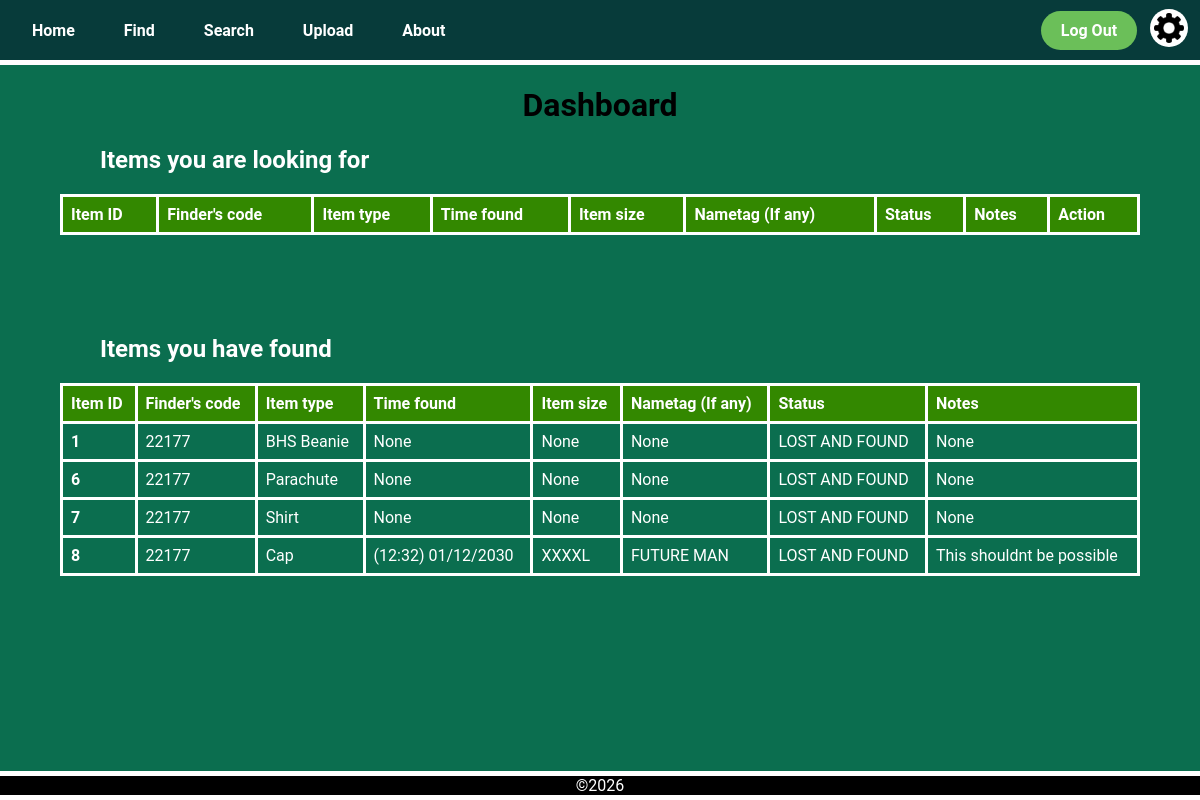
Page /dashboard (signed in) on the earlier database version.
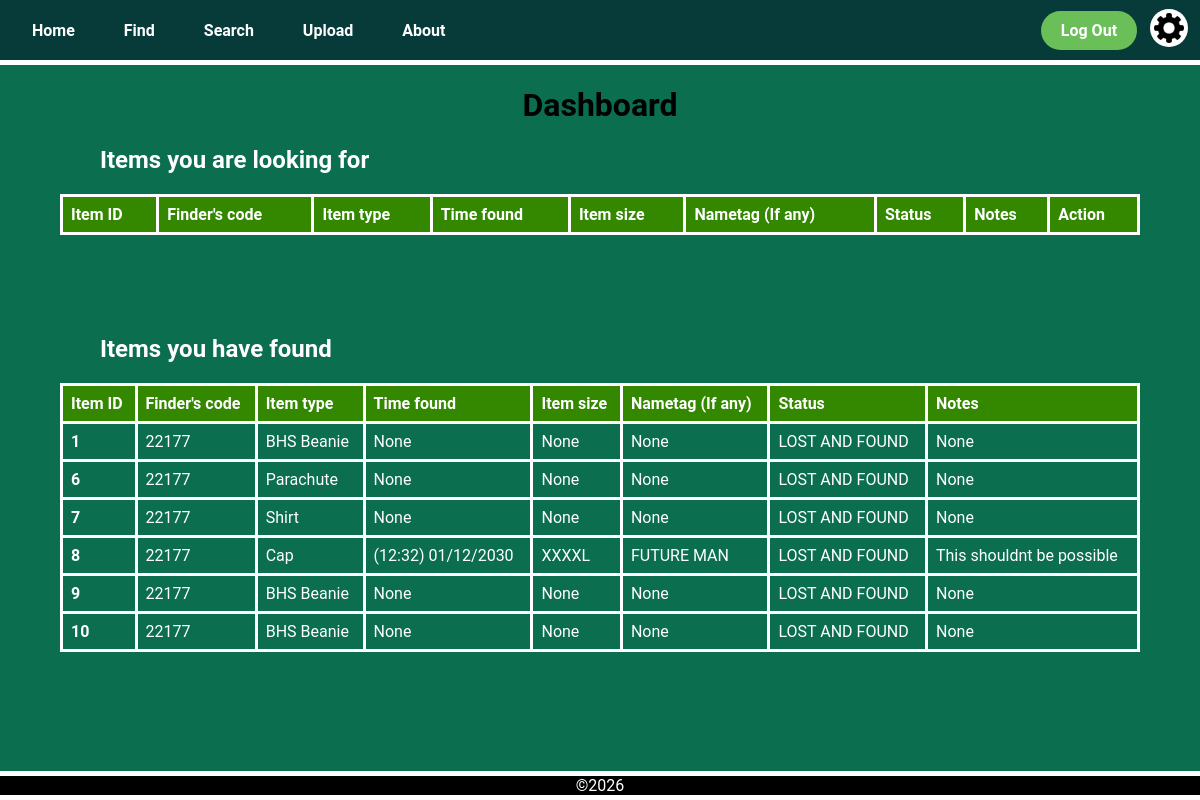
Same page on the later database version.
### app.py (models this page shows)
class LostItem(db.Model):
    __tablename__ = 'lost_item'
    item_id = db.Column(db.Integer, primary_key=True)
    finder_id = db.Column(db.Integer, db.ForeignKey('user.user_id'))
    item_type = db.Column(db.String(50))
    time_found = db.Column(db.String(50))
    size = db.Column(db.String(50))
    nametag = db.Column(db.String(50))
    status = db.Column(db.String(50))
    notes = db.Column(db.String(50))
    colours = db.relationship('Colour', secondary='lostitem_colour', backref='lost_items')

### app.py (the view)
@app.route('/dashboard', methods=['POST', 'GET'])
@login_required
def dashboard():
    lost_items = LostItem.query.filter_by(finder_id=current_user.school_code, status='LOOKING FOR').all()
    lost_and_found_items = LostItem.query.filter_by(finder_id=current_user.school_code,
                                                    status='LOST AND FOUND').all()
    print(current_user.is_authenticated)
    return render_template('dashboard.html',
                           title='Dashboard',
                           lost_items=lost_items,
                           lost_and_found_items=lost_and_found_items,
                           user_name = (f'{current_user.first_name} {current_user.last_name}'))

### app.py (called while the page is built)
@login_manager.user_loader
def load_user(user_id):
    return User.query.get(int(user_id))

@app.context_processor
def inject_variables():
    return dict(show_footer=True,
                logged_in = current_user.is_authenticated)

### templates/dashboard.html (shortened to what this page needs)
{% extends "layout.html" %}
{% block content %}
<h1 class="title">
    Dashboard
</h1>
<table class="item_info_table">
  <h2 class="sub_heading">Items you are looking for</h2>
    <tr>
      <th class="item_info_header">Item ID</th>
      <th class="item_info_header">Finder's code</th>
      <th class="item_info_header">Item type</th>
      <th class="item_info_header">Time found</th>
      <th class="item_info_header">Item size</th>
      <th class="item_info_header">Nametag (If any)</th>
      <th class="item_info_header">Status</th>
      <th class="item_info_header">Notes</th>
      <th class="item_info_header">Action</th>
    </tr>
</table>
<table class="item_info_table">
  <h2 class="sub_heading">Items you have found</h2>
    <tr>
      <th class="item_info_header">Item ID</th>
      <th class="item_info_header">Finder's code</th>
      <th class="item_info_header">Item type</th>
      <th class="item_info_header">Time found</th>
      <th class="item_info_header">Item size</th>
      <th class="item_info_header">Nametag (If any)</th>
      <th class="item_info_header">Status</th>
      <th class="item_info_header">Notes</th>
    </tr>
    {% for item in lost_and_found_items %}
    <tr class="item_info_row">
      <th>{{item.item_id}}</th>
      <td>{{item.finder_id}}</td>
      <td>{{item.item_type}}</td>
      <td>
        {% if item.time_found is not none %}
          ({{ item.time_found[11:16] }}) {{ item.time_found[8:10] }}/{{ item.time_found[5:7] }}/{{ item.time_found[0:4] }}
        {% else %}
          {{item.time_found}}
        {% endif %}
      </td>
      <td>{{item.size}}</td>
      <td>{{item.nametag}}</td>
      <td>{{item.status}}</td>
      <td>{{item.notes}}</td>
    </tr>
    {% endfor %}
</table>
{% endblock %}

### templates/layout.html (shortened to what this page needs)
<!DOCTYPE html>
<html lang="en">
<head>
    <link rel="stylesheet" href="../static/css/style.css">
</head>
<body>
    <nav>{% include "navigation.html"%}</nav>
    <main>{% block content %} {% endblock %}</main>
    {% if show_footer %}
    <footer>
        ©2026
    </footer>
    {% endif %}
</body>
</html>

### templates/navigation.html
<div class="navigation_bar">
    <div class="navigation_links">
        <a href="/home">Home</a>
        <a href="/find">Find</a>
        <a href="/search">Search</a>
        <a href="/upload">Upload</a>
        <a href="/about">About</a>
    </div>
    {% if logged_in %}
    <div class="navigation_buttons">
        <div class="signlog">
            <a href="logout">Log Out</a>
        </div>
        <a class="settings_button" href="settings">
            <img src="/static/images/settings_button.png" alt="Settings">
        </a>
    </div>
    {% else %}
    <div class="signlog">
        <a href="/login">Login</a>
        <a href="/signup">Signup</a>
    </div>
    {% endif %}
</div>

### static/css/style.css (style rules this page uses)
body { background-color: var(--dark-emerald); font-family: "Roboto", sans-serif; margin: 0; padding: 0; color: black; }
.title { text-align: center; }
:root { --dark-teal: #073b3aff; --dark-emerald: #0b6e4fff; --medium-jungle: #08a045ff; --moss-green: #6bbf59ff; --soft-fawn: #ddb771ff; --transition-time: 0.4s; }
.navigation_bar { background-color: var(--dark-teal); display: flex; justify-content: space-between; align-items: center; padding: 0 12px; margin-left: 0; border-bottom: 5px solid white; height: 60px; }
.navigation_links a { margin-right: 5px; padding: 20px 20px; border-radius: 2px; color: #FFFFFF; font-weight: bold; text-decoration: none; height: 100%; transition: var(--transition-time); }
.signlog a { margin-right: 0px; margin-left: 9px; background-color: var(--moss-green); color:#FFFFFF; padding: 10px 20px; border-radius: 50px; font-weight: bold; text-decoration: none; transition: var(--transition-time); }
.signlog, .settings_button { display: inline-block; vertical-align: middle; }
.settings_button img { width: 30px; height: 30px; margin: 0; padding: 4px; background-color: white; border-radius: 100%; cursor: pointer; margin-left: 9px; }
.sub_heading { text-align: left; color: white; margin-left: 100px; }
.item_info_table { border-collapse: collapse; width: 90%; margin: 0 auto 100px auto; text-align: left; color: #FFFFFF; border: 3px solid white; }
.item_info_table th { border: 3px solid white; text-align: left; padding: 8px; }
.item_info_table td { border: 3px solid white; text-align: left; padding: 8px; }
.item_info_header { background-color: #338800; }
footer { background-color: #000000; border-top: 5px solid white; border-bottom: 5px solid white; text-align: center; color: white; width: 100%; position: fixed; bottom: 0; }

Differences in the rows shown:
added LostItem: item_id "9", finder_id "22177", item_type "BHS Beanie", time_found "None", size "None", nametag "None", status "LOST AND FOUND", notes "None"
added LostItem: item_id "10", finder_id "22177", item_type "BHS Beanie", time_found "None", size "None", nametag "None", status "LOST AND FOUND", notes "None"
